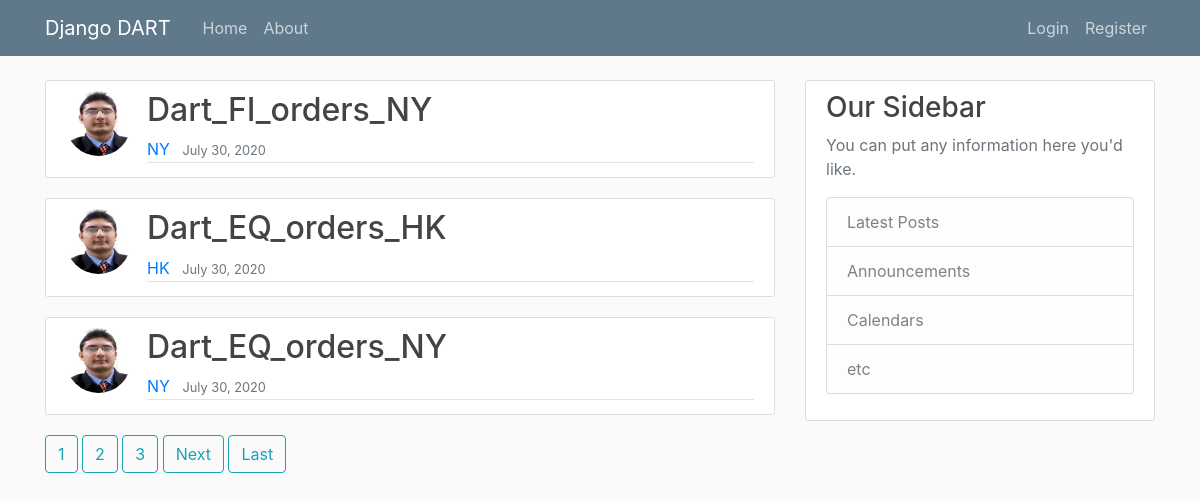
The page / on the database its author committed.
### dart/models.py (models this page shows, shortened)
class cls_view_details(models.Model):
    tittle = models.CharField(max_length=100)
    name = models.TextField()
    region = models.CharField(max_length=10)
    create_date = models.DateTimeField(default=timezone.now)
    user = models.ForeignKey(User, on_delete=models.CASCADE)

### users/models.py (models this page shows, shortened)
class Profile(models.Model):
    user = models.OneToOneField(User, on_delete=models.CASCADE)
    image = models.ImageField(default='default.jpg', upload_to='profile_pics')

### dart/views.py (the view)
# urls.py: path('', DartListView.as_view(), name="views-home"),
class DartListView(ListView):
    model = cls_view_details
    template_name = 'dart/home.html' # <app>/<model>_<viewType>.html
    context_object_name = 'view_details'
    ordering = ['-create_date'] # to change the display order on UI DESC order
    paginate_by = 3

### dart/templates/dart/home.html (shortened to what this page needs)
{% extends "dart/base.html" %}
{% block details %}
    {% for detail in view_details %}
        <article class="media content-section">
            <img class="rounded-circle article-img" src="{{ detail.user.profile.image.url }}">
            <div class="media-body">
                <div class="article-metadata">
                    <h2><a class="article-title" href="{% url 'user-darts' detail.user.username %}">{{ detail.name }}</a></h2>
                    <a class="mr-2" href="#">{{ detail.region }}</a>
                    <small class="text-muted">{{ detail.create_date|date:"F d, Y" }}</small>
                </div>
            </div>
        </article>
    {% endfor %}
    {% if is_paginated %}
        {% for num in page_obj.paginator.page_range %}
            {% if page_obj.number == num %}
                <a class='btn btn-outline-info mb-4' href="?page={{ num }}">{{ num }}</a>
            {% elif num > page_obj.number|add:'-3' and num < page_obj.number|add:'3' %}
                <a class='btn btn-outline-info mb-4' href="?page={{ num }}">{{ num }}</a>
            {% endif %}
        {% endfor %}
        {% if page_obj.has_next %}
            <a class='btn btn-outline-info mb-4' href="?page={{ page_obj.next_page_number }}">Next</a>
            <a class='btn btn-outline-info mb-4' href="?page={{ page_obj.paginator.num_pages }}">Last</a>
        {% endif %}
    {% endif %}
{% endblock details %}

### dart/templates/dart/base.html (shortened to what this page needs)
{% load static %}
<!DOCTYPE html>
<html>
    <head>
        <link rel="stylesheet" href="https://maxcdn.bootstrapcdn.com/bootstrap/4.0.0/css/bootstrap.min.css">
        <link rel="stylesheet" type='text/css' href="{% static 'dart/main.css' %}">
    </head>
    <body>
        <header class="site-header">
            <nav class="navbar navbar-expand-md navbar-dark bg-steel fixed-top">
              <div class="container">
                <a class="navbar-brand mr-4" href="{% url 'views-home' %}">Django DART</a>
                <div class="collapse navbar-collapse" id="navbarToggle">
                  <div class="navbar-nav mr-auto">
                    <a class="nav-item nav-link" href="{% url 'views-home' %}">Home</a>
                    <a class="nav-item nav-link" href="{% url 'views-about' %}">About</a>
                  </div>
                  <div class="navbar-nav">
                    {% if user.is_authenticated %}
                      <a class="nav-item nav-link" href="{% url 'dart-create' %}">New Dart</a>
                      <a class="nav-item nav-link" href="{% url 'profile' %}">Profile</a>
                      <a class="nav-item nav-link" href="{% url 'logout' %}">Logout</a>
                    {% else %}
                      <a class="nav-item nav-link" href="{% url 'login' %}">Login</a>
                      <a class="nav-item nav-link" href="{% url 'register' %}">Register</a>
                    {% endif %}
                  </div>
                </div>
              </div>
            </nav>
        </header>
        <main role="main" class="container">
            <div class="row">
                <div class="col-md-8">
                  {% block details %}{% endblock %}
                </div>
                <div class="col-md-4">
                <div class="content-section">
                    <h3>Our Sidebar</h3>
                    <p class='text-muted'>You can put any information here you'd like.
                    <ul class="list-group">
                        <li class="list-group-item list-group-item-light">Latest Posts</li>
                        <li class="list-group-item list-group-item-light">Announcements</li>
                        <li class="list-group-item list-group-item-light">Calendars</li>
                        <li class="list-group-item list-group-item-light">etc</li>
                    </ul>
                    </p>
                </div>
                </div>
            </div>
        </main>
    </body>
</html>

### dart/static/dart/main.css (style rules this page uses)
body { background: #fafafa; color: #333333; margin-top: 5rem; }
h1, h2, h3, h4, h5, h6 { color: #444444; }
ul { margin: 0; }
.bg-steel { background-color: #5f788a; }
.site-header .navbar-nav .nav-link { color: #cbd5db; }
.content-section { background: #ffffff; padding: 10px 20px; border: 1px solid #dddddd; border-radius: 3px; margin-bottom: 20px; }
.article-title { color: #444444; }
.article-img { height: 65px; width: 65px; margin-right: 16px; }
.article-metadata { padding-bottom: 1px; margin-bottom: 4px; border-bottom: 1px solid #e3e3e3 }

### rows shown on the page
cls_view_details: user.profile.image (picture), name "Dart_FI_orders_NY", region "NY", create_date "July 30, 2020"
cls_view_details: user.profile.image (picture), name "Dart_EQ_orders_HK", region "HK", create_date "July 30, 2020"
cls_view_details: user.profile.image (picture), name "Dart_EQ_orders_NY", region "NY", create_date "July 30, 2020"

### other values the page prints
{{ num }} "1"
{{ num }} "2" "3"
